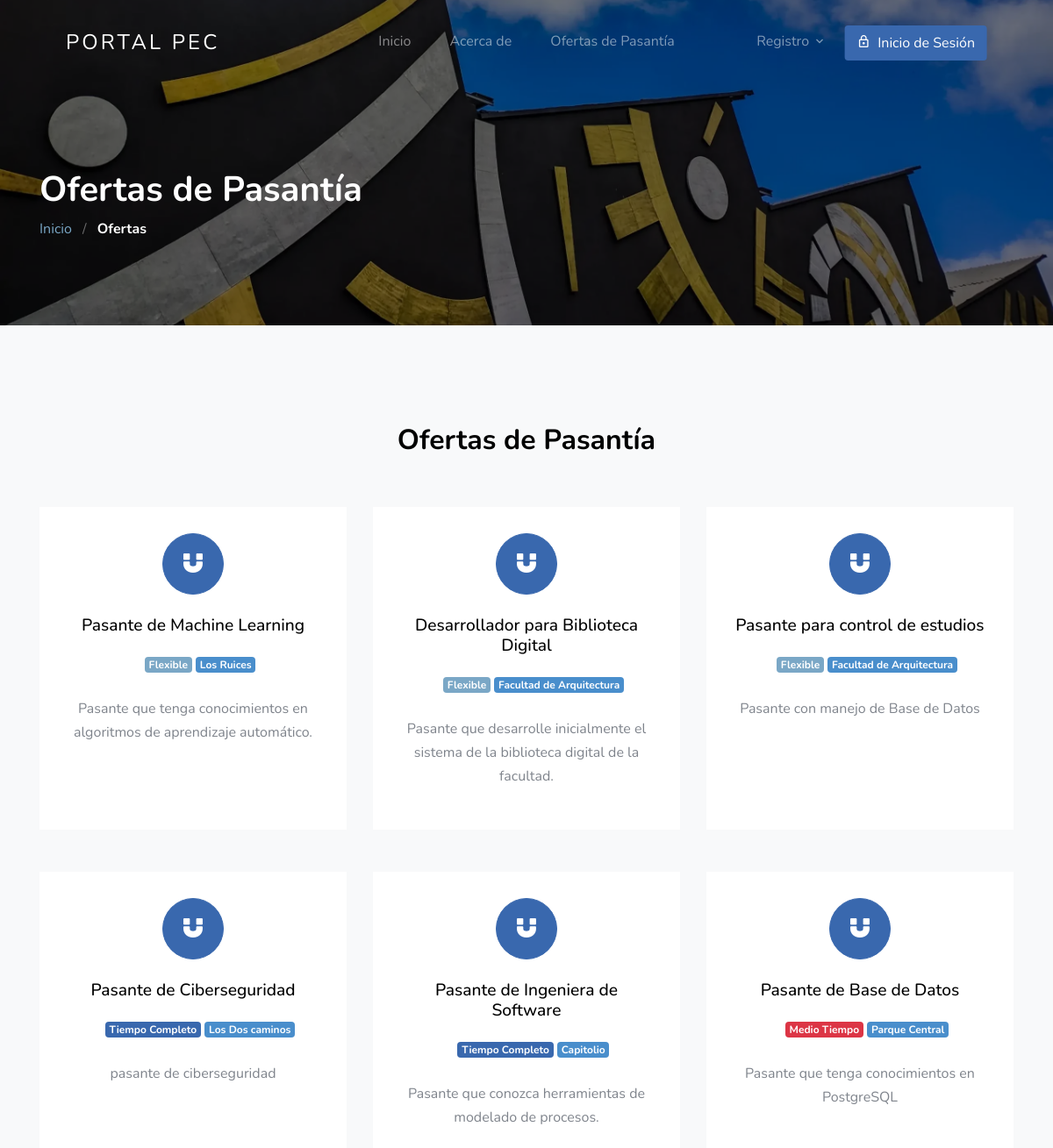
The app's page /jobs/ (upper part), older data.
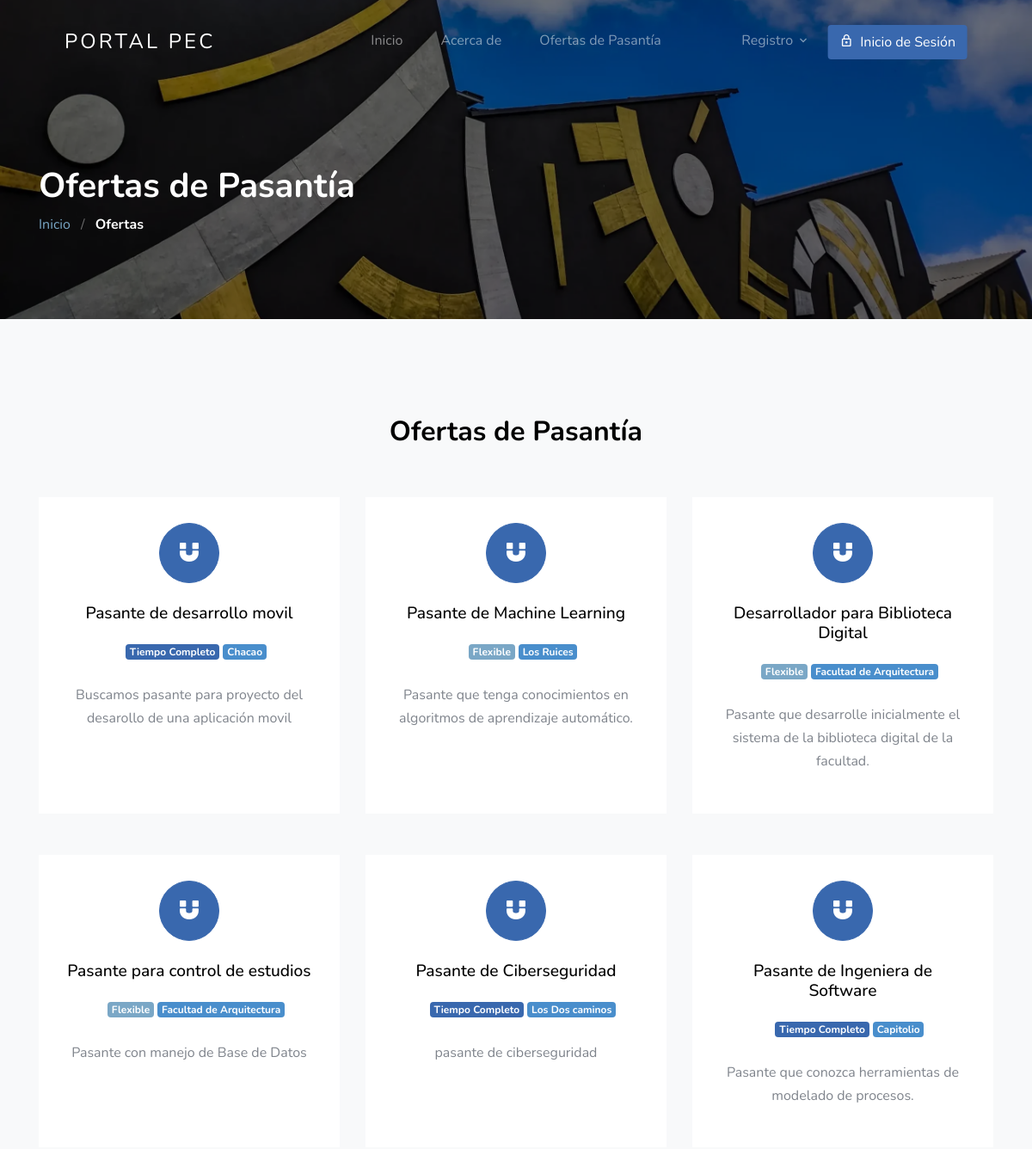
The same page, newer data.
### apps/jobapp/models/job.py (models this page shows, shortened)
class Job(TimeStampedModel, SoftDeleteModel):
    user = models.ForeignKey(User, related_name='User', on_delete=models.CASCADE)
    title = models.CharField(max_length=300, db_index=True)
    description = CKEditor5Field(config_name='extends')
    tags = TaggableManager()
    location = models.CharField(max_length=300, db_index=True)
    job_type = models.CharField(choices=JOB_TYPE, max_length=1, db_index=True)
    work_mode = models.CharField(choices=WORK_MODE, max_length=1, default='3')
    category = models.ForeignKey(Category, related_name='Category', on_delete=models.CASCADE)
    salary = models.BooleanField(default=False)
    views_count = models.PositiveIntegerField(default=0)
    company_name = models.CharField(max_length=300, db_index=True)
    tipo_empresa = models.CharField(choices=TIPO_EMPRESA, max_length=20, blank=True, null=True)
    priority = models.BooleanField(default=False)
    company_description = CKEditor5Field(config_name='extends', blank=True, null=True)
    url = models.URLField(max_length=200)
    last_date = models.DateField()
    is_published = models.BooleanField(default=False)
    is_closed = models.BooleanField(default=False)
    class Meta:
        indexes = [
            models.Index(fields=['title', 'location']),
            models.Index(fields=['is_published', 'is_closed']),
        ]

### apps/jobapp/views/public.py (the view)
# urls.py: path('jobs/', JobListView.as_view(), name='job-list'),
class JobListView(ListView):
    template_name = 'jobapp/job-list.html'
    context_object_name = 'page_obj'
    paginate_by = 1000  # show up to 1000 active jobs per page (effectively 'all' for most sites)
    def get_queryset(self):
        user_id = self.request.GET.get('user_id')
        queryset = get_listed_jobs()
        if user_id:
            queryset = queryset.filter(user_id=user_id)
        return queryset.filter(priority=False)
    def get_context_data(self, **kwargs):
        context = super().get_context_data(**kwargs)
        user_id = self.request.GET.get('user_id')
        queryset = get_listed_jobs()
        if user_id:
            queryset = queryset.filter(user_id=user_id)
        context['promoted_jobs'] = queryset.filter(priority=True)
        return context

### apps/jobapp/selectors.py (called while the page is built)
def get_listed_jobs() -> QuerySet[Job]:
    return Job.objects.select_related('category', 'user').filter(
        is_deleted=False,
        is_closed=False,
    ).order_by('-updated_at')

### template/jobapp/job-list.html (shortened to what this page needs)
{% extends 'base.html' %}
{% load static %}
{% block content %}
<section class="section-hero overlay inner-page bg-image"
  style="background-image: url('{% static 'images/hero_1.jpg' %}');" id="home-section">
  <div class="container">
    <div class="row">
      <div class="col-md-7">
        <h1 class="text-white font-weight-bold">Ofertas de Pasantía</h1>
        <div class="custom-breadcrumbs">
          <a href="{% url 'jobapp:home' %}">Inicio</a> <span class="mx-2 slash">/</span>
          <span class="text-white"><strong>Ofertas</strong></span>
        </div>
      </div>
    </div>
  </div>
</section>
<section id="ajax_listing_paginattion" class="site-section services-section bg-light block__62849" id="next-section">
  <div class="container">
    <div class="row mb-5 justify-content-center">
      <div class="col-md-7 text-center">
        <h2 class="section-title mb-2">Ofertas de Pasantía</h2>
      </div>
    </div>
    {% if page_obj %}
    <div class="row mt-5">
      {% for job in page_obj %}
      <div class="col-6 col-md-6 col-lg-4 mb-4 mb-lg-5">
        <a href="{% url 'jobapp:single-job' job.id %}" class="block__16443 min-h text-center d-block">
          <span class="custom-icon mx-auto"><span class="icon-magnet d-block"></span></span>
          <h3>{{ job.title }}</h3>
          <ul class="job-listing-meta list-unstyled pl-3 mb-0">
            <li class="menu-fix mb-2">
              {% if job.job_type == '1' %}
              <span class="badge badge-primary">
                Tiempo Completo
              </span>
              {% elif job.job_type == '2'%}
              <span class="badge badge-danger">
                Medio Tiempo
              </span>
              {% else %}
              <span class="badge badge-info">
                Flexible
              </span>
              {% endif %}
            </li>
            <li class="badge badge-secondary menu-fix mb-2"> {{ job.location }}</li>
          </ul>
          <p>{{ job.description | safe | truncatechars:150}}</p>
        </a>
      </div>
      {% endfor %}
    </div>
    {% else %}
    <div class="row justify-content-center mt-5">
      <div class="col-md-8 text-center">
        <p class="lead">No hay ofertas de pasantía disponibles en este momento.</p>
      </div>
    </div>
    {% endif %}
  </div>
</section>
{% endblock content %}

Row changes from the older to the newer data that the page shows:
no longer on this page (row unchanged): Job: title "Pasante de Base de Datos", job_type "Medio Tiempo", location "Parque Central", description "Pasante que tenga conocimientos en PostgreSQL"
added Job: title "Pasante de desarrollo movil", job_type "Tiempo Completo", location "Chacao", description "Buscamos pasante para proyecto del desarollo de una aplicación movil"
